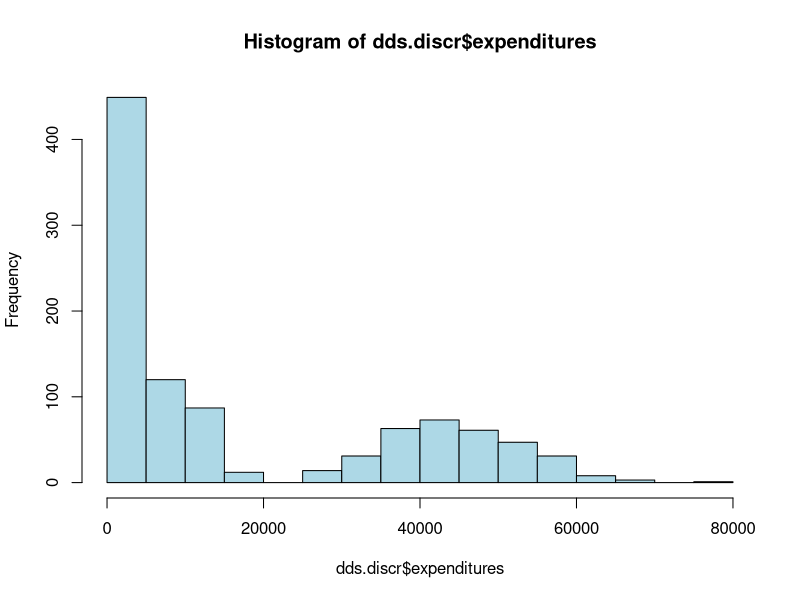
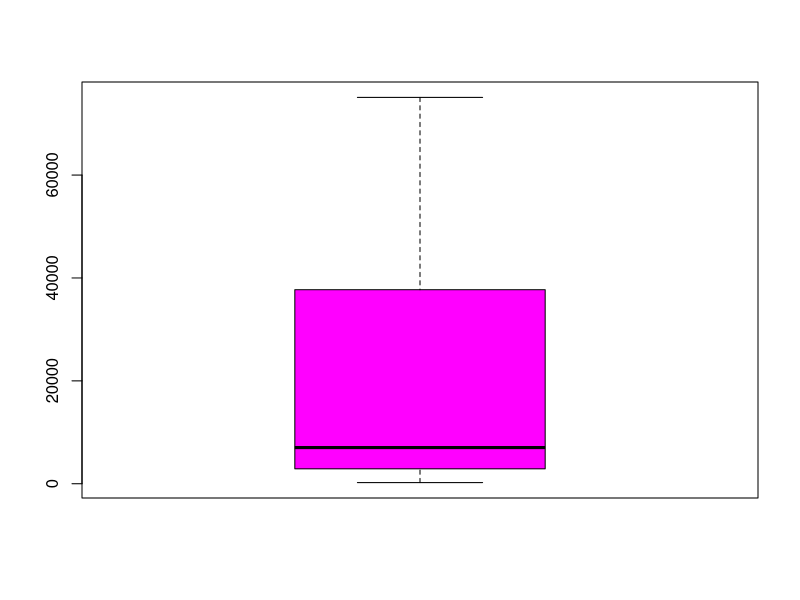
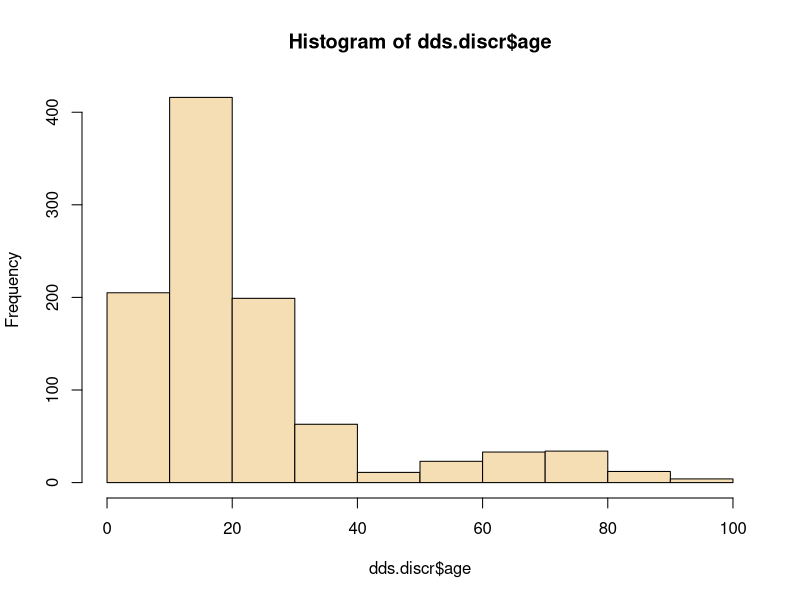
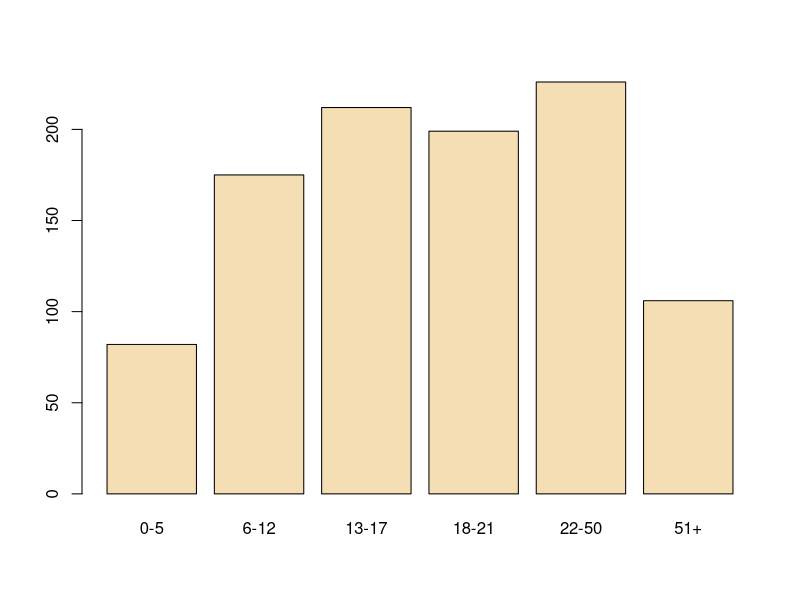
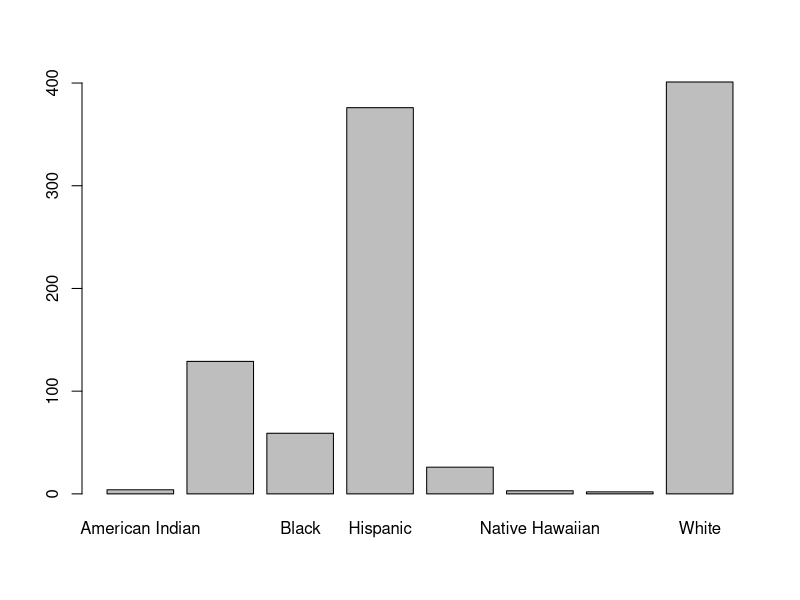
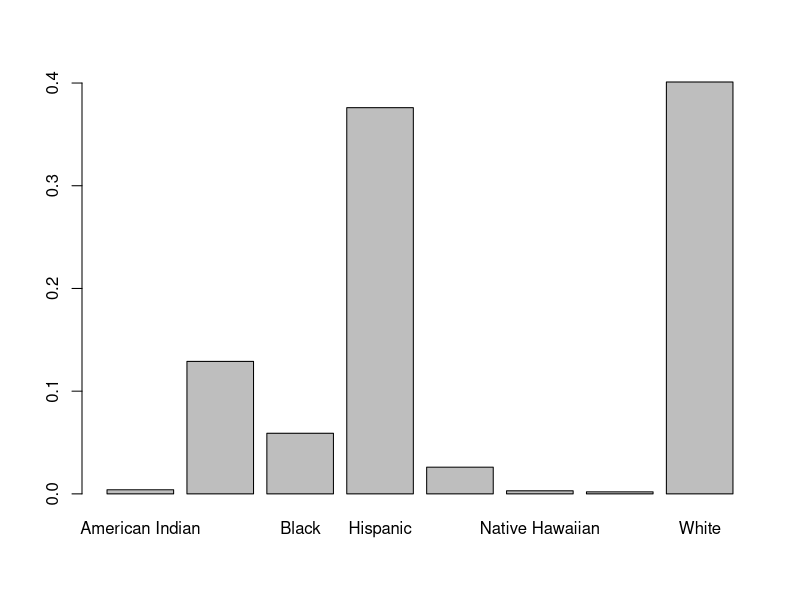
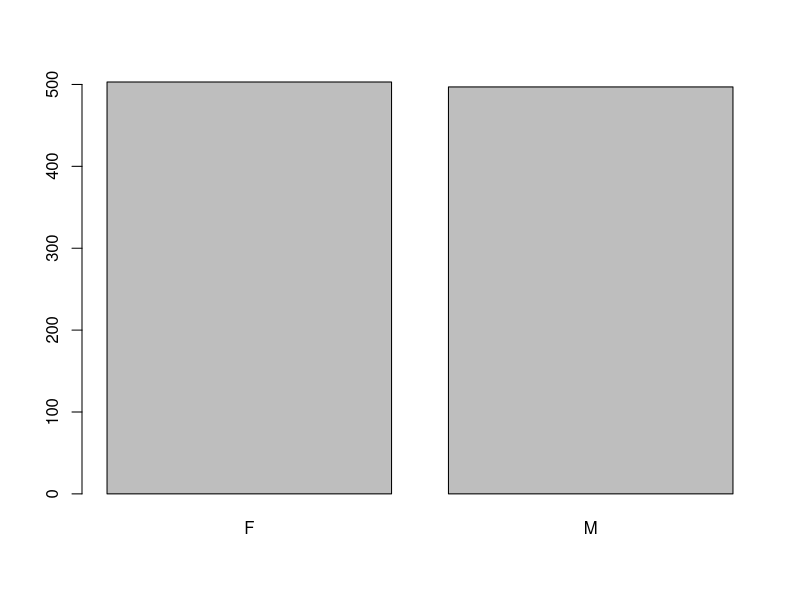
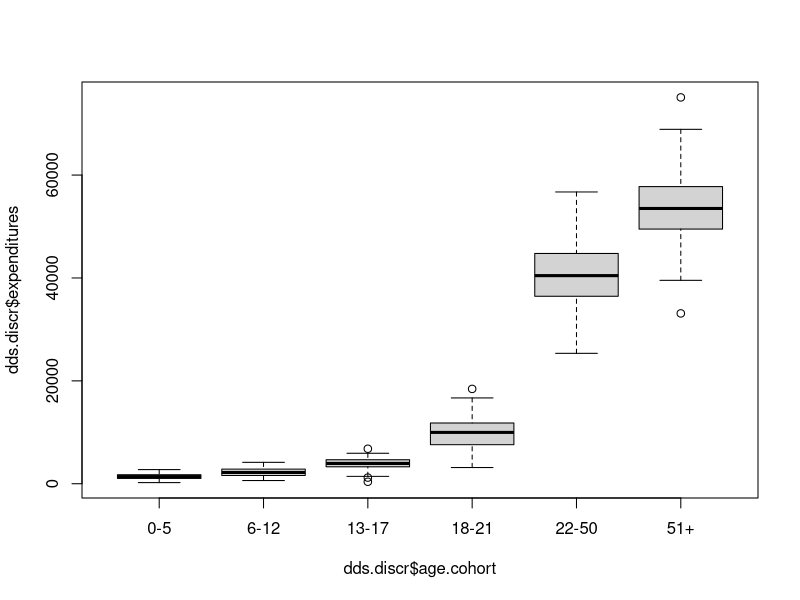

Write the R code that produced these figures, in order.
## ---- chunk 1
#read file into R
dds.discr <- read.csv("data/dds_discrimination.csv")
head(dds.discr)
## ---- chunk 2
#remove first column
dds.discr[,1] <- NULL
    
#alternatively, we can give an extra argument into the read.csv function    
dds.discr2 <- read.csv("data/dds_discrimination.csv", row.names=1)
head(dds.discr2)

## ---- chunk 3
# your work here

names(dds.discr) = c("id","age.cohort" ,"age","gender","expenditures","ethnicity")
names(dds.discr) 

## ---- chunk 4
#maybe better to use str()
str(dds.discr)
## ---- chunk 5

table(dds.discr$gender)
dds.discr$expenditures[which(is.na(as.numeric(dds.discr$expenditures)))]

## ---- chunk 6

dds.discr.uppercase <- toupper(dds.discr$gender)
dds.discr.uppercase[which(dds.discr.uppercase == "MALE")] <- "2"
dds.discr.uppercase[which(dds.discr.uppercase == "FEMALE")] <- "1"
dds.discr$gender <- as.numeric(dds.discr.uppercase)


## ---- chunk 7

dds.discr$expenditures[which(is.na(as.numeric(dds.discr$expenditures)))] <- gsub("\\$","",dds.discr$expenditures[which(is.na(as.numeric(dds.discr$expenditures)))]) 

dds.discr$expenditures[which(is.na(as.numeric(dds.discr$expenditures)))] <- gsub(",","",dds.discr$expenditures[which(is.na(as.numeric(dds.discr$expenditures)))]) 

dds.discr$expenditures <- as.numeric(dds.discr$expenditures)

## ---- chunk 8
summary(dds.discr)

dds.discr$gender =  factor(dds.discr$gender, levels=1:2, labels=c("F","M"))

dds.discr$age.cohort = factor(dds.discr$age.cohort, levels = c(1,6,3,4,5,2),
                                  labels=c("0-5","6-12","13-17","18-21","22-50","51+"))
dds.discr$ethnicity =  factor(dds.discr$ethnicity, levels=1:8, labels=c("American Indian","Asian","Black","Hispanic","Multi Race","Native Hawaiian","Other","White"))

## ---- chunk 9
#save the file
save(dds.discr, file = "dds_discr.Rdata")
## ---- chunk 10
#graphical summaries
hist(dds.discr$expenditures,col="lightblue")
boxplot(dds.discr$expenditures, col="magenta")
#numerical summaries
summary(dds.discr$expenditures)
## ---- chunk 11
#graphical summaries
hist(dds.discr$age, col = "wheat")
plot(dds.discr$age.cohort, col = "wheat")
#numerical summaries
summary(dds.discr$age)
table(dds.discr$age.cohort)
## ---- chunk 12
#graphical summaries
barplot(table(dds.discr$ethnicity))
barplot(prop.table(table(dds.discr$ethnicity)))

#numerical summaries
table(dds.discr$ethnicity)
prop.table(table(dds.discr$ethnicity))

mean(dds.discr$ethnicity == "White" | dds.discr$ethnicity == "Hispanic")



## ---- chunk 13
#graphical summaries
plot(dds.discr$gender)
table(dds.discr$gender)
## ---- chunk 14
#graphical summaries
boxplot(dds.discr$expenditures ~ dds.discr$age.cohort)
plot(dds.discr$expenditures ~ dds.discr$age)

#numerical summaries
tapply(dds.discr$expenditures, dds.discr$age.cohort, summary)
## ---- chunk 15
#graphical summaries
par(cex.axis = 0.8, las=2) 
boxplot(dds.discr$expenditures ~ dds.discr$ethnicity)
## ---- chunk 16
#graphical summaries
boxplot(dds.discr$expenditures[dds.discr$ethnicity == "Hispanic"], 
        dds.discr$expenditures[dds.discr$ethnicity == "White"],
        names=c("Hispanic", "White non-Hispanic"))


summary(dds.discr$expenditures[dds.discr$ethnicity == "Hispanic"])
IQR(dds.discr$expenditures[dds.discr$ethnicity == "Hispanic"])
summary(dds.discr$expenditures[dds.discr$ethnicity == "White"])
IQR(dds.discr$expenditures[dds.discr$ethnicity == "White"])

## ---- chunk 17
#graphical summaries
par(mfrow = c(1,2))
plot(dds.discr$age.cohort[dds.discr$ethnicity == "Hispanic"])
plot(dds.discr$age.cohort[dds.discr$ethnicity == "White"])

#numerical summaries
table(dds.discr$age.cohort[dds.discr$ethnicity == "Hispanic"])
prop.table(table(dds.discr$age.cohort[dds.discr$ethnicity == "Hispanic"]))
table(dds.discr$age.cohort[dds.discr$ethnicity == "White"])
prop.table(table(dds.discr$age.cohort[dds.discr$ethnicity == "White"]))


## ---- chunk 18
#first subset the data into two ethnicity groups
dds.hisp <- dds.discr[dds.discr$ethnicity == "Hispanic",]
dds.white <- dds.discr[dds.discr$ethnicity == "White",]

#calculate and compare means by group
hisp.means <- tapply(dds.hisp$expenditures, dds.hisp$age.cohort, mean)
white.means <- tapply(dds.white$expenditures, dds.white$age.cohort, mean)
data.frame(white.means, hisp.means, diff=white.means-hisp.means)
